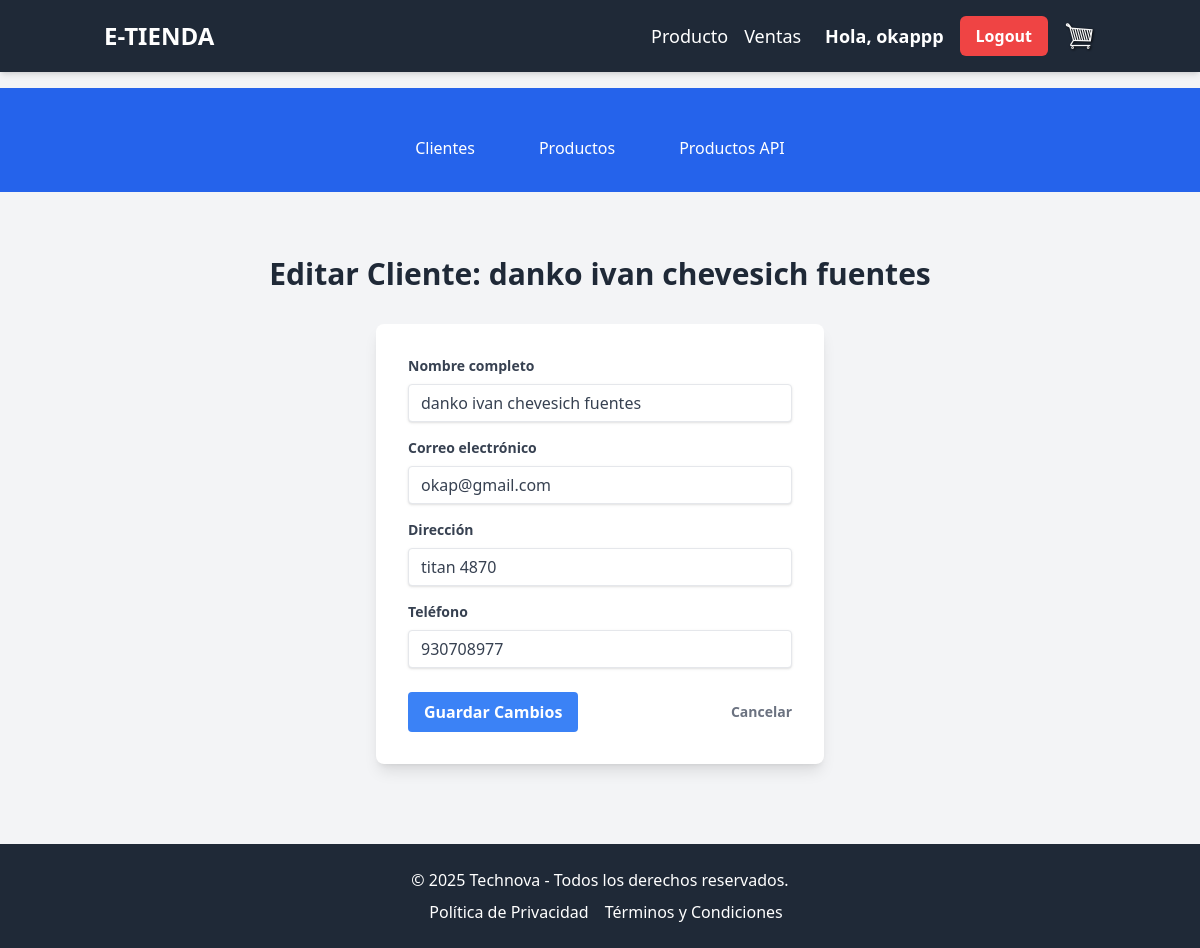
The app's page /store/cliente/6/update (signed in) with its own data.
### store/models.py (models this page shows, shortened)
class Cliente(models.Model):
    user = models.OneToOneField(User, on_delete=models.CASCADE)
    full_name = models.CharField(max_length=200, verbose_name="Nombre Completo")
    email = models.EmailField(verbose_name="Correo Electrónico")
    address = models.CharField(max_length=255, blank=True, null=True, verbose_name="Dirección")
    dob = models.DateField(blank=True, null=True, verbose_name="Fecha de Nacimiento") # 'dob' significa Date Of Birth
    phone = models.CharField(max_length=20, blank=True, null=True, verbose_name="Teléfono")
    fecha_registro = models.DateTimeField(auto_now_add=True, verbose_name="Fecha de Registro")

### store/views.py (the view)
# urls.py: path('cliente/<int:pk>/update', views.clienteUpdateView,name='editar_cliente'),#editar clientes
def clienteUpdateView(request, pk):
    cliente_obj = get_object_or_404(Cliente, id=pk)
    if request.method == 'POST':
        full_name = request.POST.get('full_name')
        email = request.POST.get('email')
        address = request.POST.get('address')
        dob_str = request.POST.get('dob')
        phone = request.POST.get('phone')
        dob_object = None
        if dob_str:
            try:
                dob_object = datetime.strptime(dob_str, '%Y-%m-%d').date()
            except ValueError:
                pass
        cliente_obj.full_name = full_name
        cliente_obj.email = email
        cliente_obj.address = address
        cliente_obj.dob = dob_object
        cliente_obj.phone = phone
        cliente_obj.save()
        return redirect('clientes')
    else:
        context = {
            'cliente': cliente_obj
        }
        return render(request, 'store/editar_cliente.html', context)

### store/templates/store/editar_cliente.html (shortened to what this page needs)
{% extends 'store/main.html' %}
{% load static %}
{% block content %}
<section class="py-8">
  <div class="container mx-auto px-4">
    <h2 class="text-3xl font-bold text-center text-gray-800 mb-8">Editar Cliente: {{ cliente.full_name }}</h2>
    <div class="max-w-md mx-auto bg-white p-8 rounded-lg shadow-lg">
      <form method="post">
        <div class="mb-4">
          <label for="fullName" class="block text-gray-700 text-sm font-bold mb-2">Nombre completo</label>
          <input
            type="text"
            class="shadow appearance-none border rounded w-full py-2 px-3 text-gray-700 leading-tight focus:outline-none focus:shadow-outline focus:border-blue-500"
            id="fullName"
            name="full_name"
            value="{{ cliente.full_name }}"
            required
          />
        </div>
        <div class="mb-4">
          <label for="email" class="block text-gray-700 text-sm font-bold mb-2">Correo electrónico</label>
          <input
            type="email"
            class="shadow appearance-none border rounded w-full py-2 px-3 text-gray-700 leading-tight focus:outline-none focus:shadow-outline focus:border-blue-500"
            id="email"
            name="email"
            value="{{ cliente.email }}"
            required
          />
        </div>
        <div class="mb-4">
          <label for="address" class="block text-gray-700 text-sm font-bold mb-2">Dirección</label>
          <input
            type="text"
            class="shadow appearance-none border rounded w-full py-2 px-3 text-gray-700 leading-tight focus:outline-none focus:shadow-outline focus:border-blue-500"
            id="address"
            name="address"
            value="{{ cliente.address }}"
            required
          />
        </div>
        <div class="mb-6">
          <label for="phone" class="block text-gray-700 text-sm font-bold mb-2">Teléfono</label>
          <input
            type="tel"
            class="shadow appearance-none border rounded w-full py-2 px-3 text-gray-700 leading-tight focus:outline-none focus:shadow-outline focus:border-blue-500"
            id="phone"
            name="phone"
            value="{{ cliente.phone }}"
            required
          />
        </div>
        <div class="flex items-center justify-between">
            <button type="submit" class="bg-blue-500 hover:bg-blue-700 text-white font-bold py-2 px-4 rounded focus:outline-none focus:shadow-outline transition duration-300">
                Guardar Cambios
            </button>
            <a href="{% url 'clientes' %}" class="inline-block align-baseline font-bold text-sm text-gray-500 hover:text-gray-800">
                Cancelar
            </a>
        </div>
      </form>
    </div>
  </div>
</section>
{% endblock %}

### store/templates/store/main.html (shortened to what this page needs)
{% load static %}
<!DOCTYPE html>
<html lang="es" class="h-full">
  <head>
    <script src="https://cdn.tailwindcss.com"></script>
  </head>
  <body class="flex flex-col min-h-screen bg-gray-100 text-gray-800 font-sans antialiased">
    <nav class="bg-gray-800 text-white shadow-md py-4">
      <div class="container mx-auto flex items-center justify-between px-4">
        <a class="text-2xl font-bold hover:text-gray-300 transition duration-300" href="{% url 'store' %}">E-TIENDA</a>
        <div class="flex items-center space-x-6">
          <ul class="flex space-x-4">
            <li>
              <a class="hover:text-gray-300 text-lg transition duration-300" href="{% url 'store' %}">Producto</a>
            </li>
            <li>
              <a class="hover:text-gray-300 text-lg transition duration-300" href="{% url 'cart' %}">Ventas</a>
            </li>
          </ul>
          <div class="flex items-center space-x-4 ml-6">
              {% if user.is_authenticated %}
                  <span class="text-white text-lg font-semibold hidden md:block">Hola, {{ user.username }}</span>
    <form action="{% url 'logout' %}" method="post" class="inline">
        <button type="submit" class="bg-red-500 hover:bg-red-600 text-white font-semibold py-2 px-4 rounded-md transition duration-300">
            Logout
        </button>
    </form>
              {% else %}
                  <a href="{% url 'login' %}" class="bg-blue-500 hover:bg-blue-600 text-white font-semibold py-2 px-4 rounded-md transition duration-300">
                      Login
                  </a>
              {% endif %}
              <a href="{% url 'cart' %}" class="relative">
                  <img id="cart-icon" src="{% static 'images/cart.png' %}" class="w-8 h-8" alt="Carrito de compras" />
              </a>
          </div>
        </div>
      </div>
    </nav>
    <div class="bg-blue-600 py-3 mt-4">
      <div class="bg-blue-600 py-3 mt-4">
  <div class="container mx-auto px-4">
    <ul class="flex justify-center space-x-8 text-white font-medium">
      {% if user.is_authenticated %}
        <li>
          <button
            class="py-2 px-4 rounded-md hover:bg-blue-700 transition duration-300"
            onclick="window.location.href='{% url 'clientes' %}'"
          >
            Clientes
          </button>
        </li>
      {% endif %}
      <li>
        <button
            class="py-2 px-4 rounded-md hover:bg-blue-700 transition duration-300"
            onclick="window.location.href='{% url 'store' %}'"
          >
            Productos
          </button>
      </li>
      <li>
        <button
          class="py-2 px-4 rounded-md hover:bg-blue-700 transition duration-300"
          onclick="window.location.href='{% url 'fake_products' %}'"
        >
          Productos API
        </button>
      </li>
    </ul>
  </div>
</div>
    </div>
    <main class="flex-grow container mx-auto mt-8 px-4">
      {% block content %}{% endblock %}
    </main>
    <footer class="bg-gray-800 text-white text-center py-6 mt-12">
      <p class="mb-2">&copy; 2025 Technova - Todos los derechos reservados.</p>
      <p>
        <a href="#" class="text-white hover:text-gray-400 mx-3">Política de Privacidad</a>
        <a href="#" class="text-white hover:text-gray-400">Términos y Condiciones</a>
      </p>
    </footer>
  </body>
</html>

### records on screen
Cliente: full_name "danko ivan chevesich fuentes", email "okap@gmail.com", address "titan 4870", phone "930708977"

### other values on screen
{{ user.username }} "okappp"
